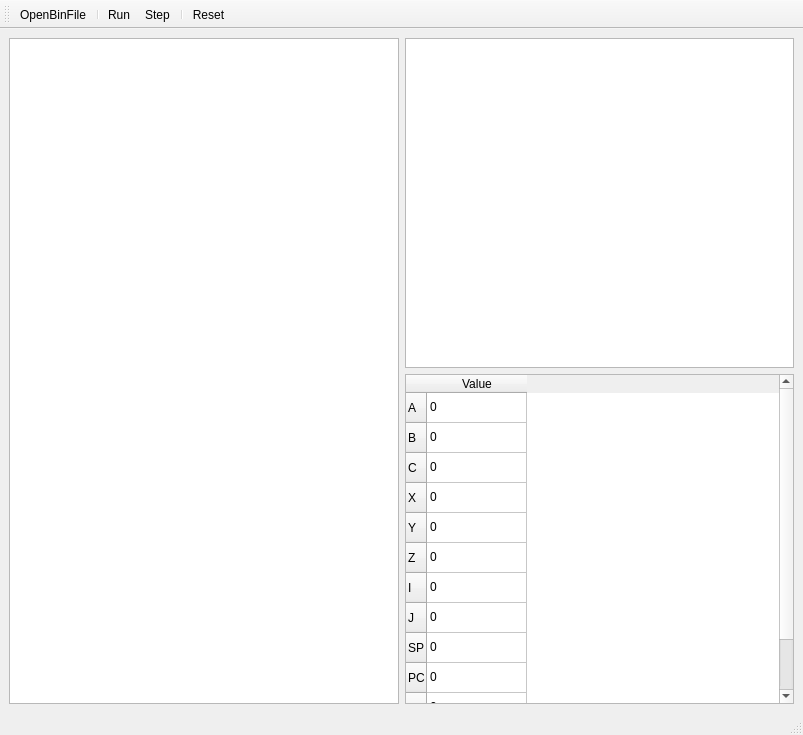
<?xml version="1.0" encoding="UTF-8"?>
<ui version="4.0">
 <class>MainWindow</class>
 <widget class="QMainWindow" name="MainWindow">
  <property name="geometry">
   <rect>
    <x>0</x>
    <y>0</y>
    <width>803</width>
    <height>735</height>
   </rect>
  </property>
  <property name="windowTitle">
   <string>MainWindow</string>
  </property>
  <widget class="QWidget" name="centralwidget">
   <layout class="QHBoxLayout" name="horizontalLayout">
    <item>
     <widget class="QPlainTextEdit" name="code">
      <property name="font">
       <font>
        <family>DejaVu Sans Mono</family>
        <pointsize>8</pointsize>
       </font>
      </property>
     </widget>
    </item>
    <item>
     <layout class="QVBoxLayout" name="verticalLayout">
      <item>
       <widget class="QGraphicsView" name="display"/>
      </item>
      <item>
       <widget class="QTableWidget" name="registers">
        <property name="font">
         <font>
          <pointsize>9</pointsize>
         </font>
        </property>
        <row>
         <property name="text">
          <string>A</string>
         </property>
        </row>
        <row>
         <property name="text">
          <string>B</string>
         </property>
        </row>
        <row>
         <property name="text">
          <string>C</string>
         </property>
        </row>
        <row>
         <property name="text">
          <string>X</string>
         </property>
        </row>
        <row>
         <property name="text">
          <string>Y</string>
         </property>
        </row>
        <row>
         <property name="text">
          <string>Z</string>
         </property>
        </row>
        <row>
         <property name="text">
          <string>I</string>
         </property>
        </row>
        <row>
         <property name="text">
          <string>J</string>
         </property>
        </row>
        <row>
         <property name="text">
          <string>SP</string>
         </property>
        </row>
        <row>
         <property name="text">
          <string>PC</string>
         </property>
        </row>
        <row>
         <property name="text">
          <string>EX</string>
         </property>
        </row>
        <row>
         <property name="text">
          <string>IA</string>
         </property>
        </row>
        <column>
         <property name="text">
          <string>Value</string>
         </property>
        </column>
        <item row="0" column="0">
         <property name="text">
          <string>0</string>
         </property>
        </item>
        <item row="1" column="0">
         <property name="text">
          <string>0</string>
         </property>
        </item>
        <item row="2" column="0">
         <property name="text">
          <string>0</string>
         </property>
        </item>
        <item row="3" column="0">
         <property name="text">
          <string>0</string>
         </property>
        </item>
        <item row="4" column="0">
         <property name="text">
          <string>0</string>
         </property>
        </item>
        <item row="5" column="0">
         <property name="text">
          <string>0</string>
         </property>
        </item>
        <item row="6" column="0">
         <property name="text">
          <string>0</string>
         </property>
        </item>
        <item row="7" column="0">
         <property name="text">
          <string>0</string>
         </property>
        </item>
        <item row="8" column="0">
         <property name="text">
          <string>0</string>
         </property>
        </item>
        <item row="9" column="0">
         <property name="text">
          <string>0</string>
         </property>
        </item>
        <item row="10" column="0">
         <property name="text">
          <string>0</string>
         </property>
        </item>
        <item row="11" column="0">
         <property name="text">
          <string>0</string>
         </property>
        </item>
       </widget>
      </item>
     </layout>
    </item>
   </layout>
  </widget>
  <widget class="QMenuBar" name="menubar">
   <property name="geometry">
    <rect>
     <x>0</x>
     <y>0</y>
     <width>803</width>
     <height>22</height>
    </rect>
   </property>
  </widget>
  <widget class="QStatusBar" name="statusbar"/>
  <widget class="QToolBar" name="toolBar">
   <property name="windowTitle">
    <string>toolBar</string>
   </property>
   <attribute name="toolBarArea">
    <enum>TopToolBarArea</enum>
   </attribute>
   <attribute name="toolBarBreak">
    <bool>false</bool>
   </attribute>
   <addaction name="actionOpenBinFile"/>
   <addaction name="separator"/>
   <addaction name="actionRun"/>
   <addaction name="actionStep"/>
   <addaction name="separator"/>
   <addaction name="actionReset"/>
  </widget>
  <action name="actionOpenBinFile">
   <property name="text">
    <string>OpenBinFile</string>
   </property>
  </action>
  <action name="actionRun">
   <property name="text">
    <string>Run</string>
   </property>
  </action>
  <action name="actionStep">
   <property name="text">
    <string>Step</string>
   </property>
  </action>
  <action name="actionReset">
   <property name="text">
    <string>Reset</string>
   </property>
  </action>
 </widget>
 <resources/>
 <connections/>
</ui>
